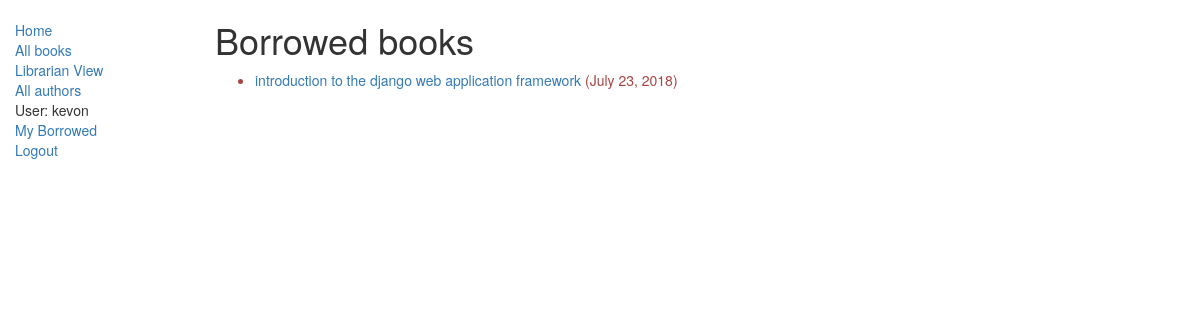
The app's page /catalog/mybooks/ (signed in) with its own data.
### catalog/models.py (models this page shows, shortened)
class BookInstance(models.Model):
    id = models.UUIDField(primary_key=True, default=uuid.uuid4, help_text="Unique ID for this particular book across whole library")
    book = models.ForeignKey('Book', on_delete=models.SET_NULL, null=True)
    imprint = models.CharField(max_length=200)
    due_back = models.DateField(null=True, blank=True)
    borrower = models.ForeignKey(User, on_delete=models.SET_NULL, null=True, blank=True)
    @property
    def is_overdue(self):
        if self.due_back and date.today() > self.due_back:
            return True
        return False
    LOAN_STATUS = (
        ('m', 'Maintenance'),
        ('o', 'On loan'),
        ('a', 'Available'),
        ('r', 'Reserved'),
    )
    status = models.CharField(max_length=1, choices=LOAN_STATUS, blank=True, default='m', help_text='Book availability')
    class Meta:
        ordering = ["due_back"]
        permissions = (("can_mark_returned", "Set book as returned"),)

class Book(models.Model):
    title = models.CharField(max_length=200)
    author = models.ForeignKey('Author', on_delete=models.SET_NULL, null=True)
    lanuage = models.ForeignKey(Language, on_delete=models.SET_NULL, null=True)
    summary = models.TextField(max_length=1000, help_text='Enter a brief description of the book')
    isbn = models.CharField('ISBN',max_length=13, help_text='13 Character <a href="https://www.isbn-international.org/content/what-isbn">ISBN number</a>')
    genre = models.ManyToManyField(Genre, help_text='Select a genre for this book')
    class Meta:
        permissions = (('librarian','student'),)

### catalog/views.py (the view)
# urls.py: path('mybooks/', views.LoanedBooksByUserListView.as_view(), name='my-borrowed'),
class LoanedBooksByUserListView(LoginRequiredMixin, generic.ListView):
	model = BookInstance
	template_name = 'bookinstance_list_borrowed_user.html'
	paginate_by = 10
	def get_queryset(self):
		return BookInstance.objects.filter(borrower=self.request.user).filter(status__exact='o').order_by('due_back')

### catalog/templates/bookinstance_list_borrowed_user.html
{% extends "base_generic.html" %}
{% block content %}
    <h1>Borrowed books</h1>
    {% if bookinstance_list %}
    <ul>
      {% for bookinst in bookinstance_list %}
      <li class="{% if bookinst.is_overdue %}text-danger{% endif %}">
        <a href="{% url 'book-detail' bookinst.book.pk %}">{{bookinst.book.title}}</a> ({{ bookinst.due_back }})
      </li>
      {% endfor %}
    </ul>
    {% else %}
      <p>There are no books borrowed.</p>
    {% endif %}
{% endblock %}

### catalog/templates/base_generic.html (shortened to what this page needs)
<!DOCTYPE html>
<html lang="en">
<head>
  <link rel="stylesheet" href="https://maxcdn.bootstrapcdn.com/bootstrap/3.3.7/css/bootstrap.min.css">
  {% load static %}
  <link rel="stylesheet" href="{% static 'css/styles.css' %}">
</head>
<body>
  <div class="container-fluid">
    <div class="row">
      <div class="col-sm-2">
      {% block sidebar %}
      <ul class="sidebar-nav">
          <li><a href="{% url 'index' %}">Home</a></li>
          <li><a href="{% url 'books' %}">All books</a></li>
          <li><a href="{% url 'librarian-books' %}"> Librarian View</a></li>
          <li><a href="">All authors</a></li>
          {% if user.is_authenticated %}
     <li>User: {{ user.get_username }}</li>
    <li><a href="{% url 'my-borrowed' %}">My Borrowed</a></li>
     <li><a href="{% url 'logout'%}?next={{request.path}}">Logout</a></li>
   {% else %}
     <li><a href="{% url 'login'%}?next={{request.path}}">Login</a></li>
   {% endif %}
      </ul>
     {% endblock %}
      </div>
      <div class="col-sm-10 ">
      {% block content %}
      {% endblock %}
      </div>
    </div>
  </div>
</body>
</html>

### catalog/static/css/styles.css (style rules this page uses)
.sidebar-nav { margin-top: 20px; padding: 0; list-style: none; }

### records on screen
BookInstance: book "introduction to the django web application framework", due_back "July 23, 2018"

### other values on screen
{{ user.get_username }} "kevon"
